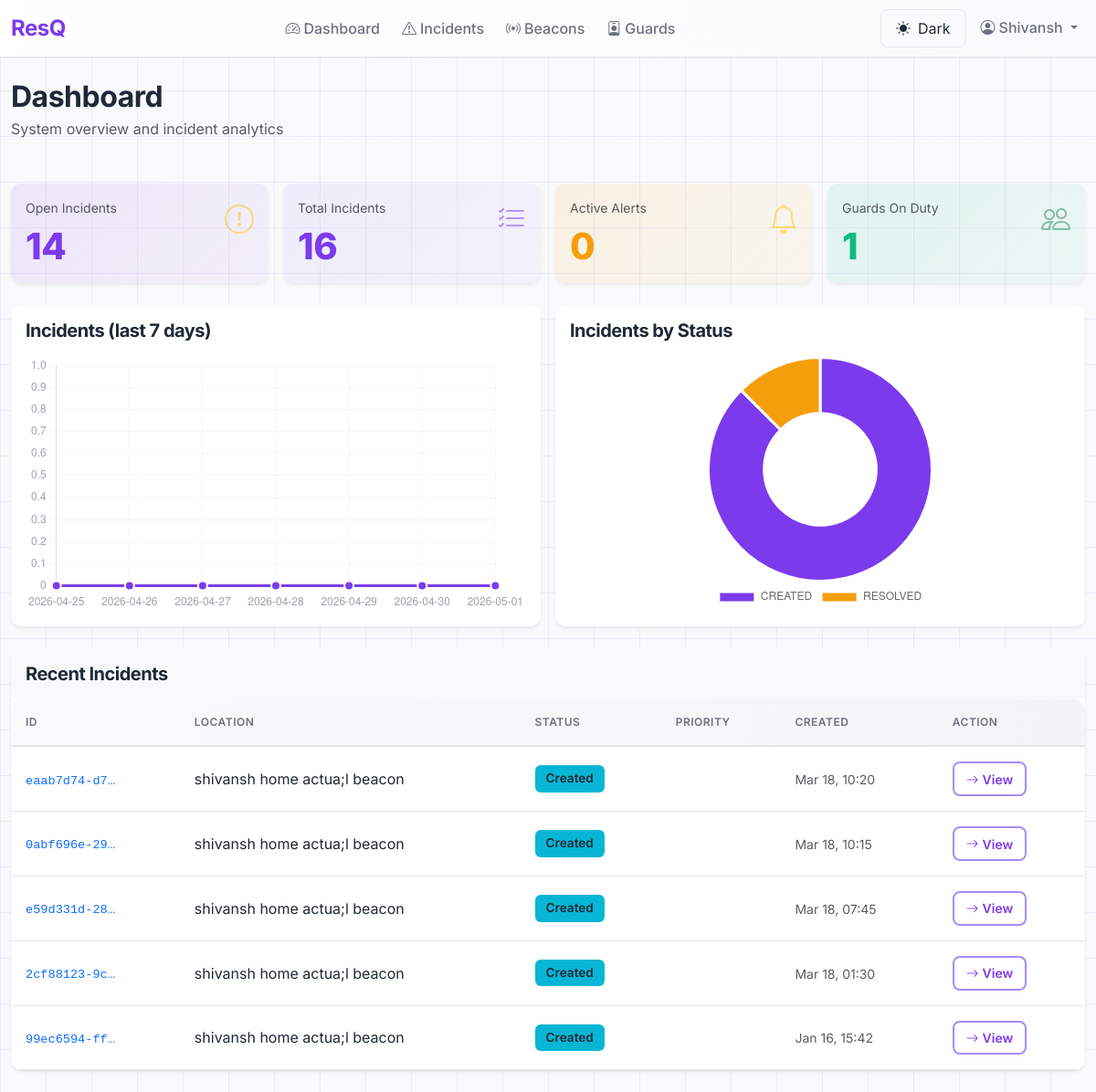
The page /admin-panel/ (signed in) on the database as committed earlier.
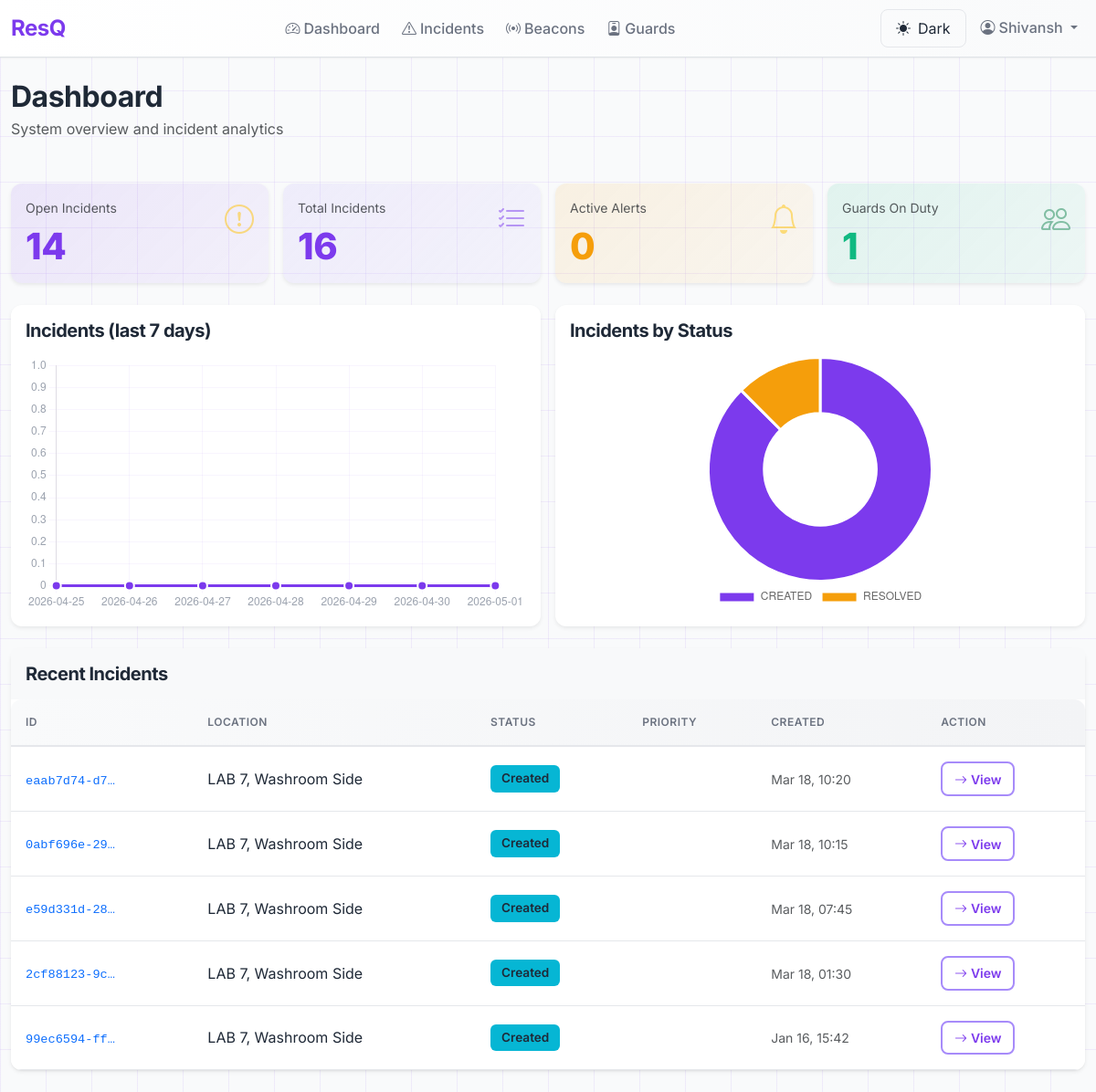
The same page on the database as committed later.
### incidents/models.py (models this page shows, shortened)
class Incident(models.Model):
    class Status(models.TextChoices):
        CREATED = "CREATED", "Created"
        ASSIGNED = "ASSIGNED", "Assigned to Guard"
        IN_PROGRESS = "IN_PROGRESS", "In Progress"
        RESOLVED = "RESOLVED", "Resolved"
    class Priority(models.IntegerChoices):
        LOW = 1, "Low"
        MEDIUM = 2, "Medium"
        HIGH = 3, "High"
        CRITICAL = 4, "Critical"
    class ResolutionType(models.TextChoices):
        RESOLVED_BY_GUARD = "RESOLVED_BY_GUARD", "Resolved by Guard"
        ESCALATED_TO_ADMIN = "ESCALATED_TO_ADMIN", "Escalated to Admin"
    class BuzzerStatus(models.TextChoices):
        INACTIVE = "INACTIVE", "Inactive (No Incident)"
        PENDING = "PENDING", "Pending (Incident Created, No Guard Yet)"
        ACTIVE = "ACTIVE", "Active (Incident Assigned to Guard)"
        ACKNOWLEDGED = "ACKNOWLEDGED", "Acknowledged (Guard En Route)"
        RESOLVED = "RESOLVED", "Resolved (Incident Complete)"
    id = models.UUIDField(primary_key=True, default=uuid.uuid4, editable=False)
    beacon = models.ForeignKey(
        Beacon,
        on_delete=models.PROTECT,
        related_name="incidents",
        help_text="Location of emergency (mandatory)"
    )
    status = models.CharField(
        max_length=20,
        choices=Status.choices,
        default=Status.CREATED,
        db_index=True
    )
    priority = models.IntegerField(
        choices=Priority.choices,
        default=Priority.MEDIUM,
        db_index=True
    )
    description = models.TextField(blank=True, help_text="Optional incident description")
    report_type = models.CharField(
        max_length=100,
        blank=True,
        help_text="Type of report (e.g., Safety Concern, Suspicious Activity, Infrastructure Issue)"
    )
    location = models.CharField(
        max_length=255,
        blank=True,
        help_text="Location description if different from beacon"
    )
    first_signal_time = models.DateTimeField(null=True, blank=True, db_index=True)
    last_signal_time = models.DateTimeField(null=True, blank=True)
    created_at = models.DateTimeField(auto_now_add=True, db_index=True)
    updated_at = models.DateTimeField(auto_now=True)
    resolved_by = models.ForeignKey(
        settings.AUTH_USER_MODEL,
        null=True,
        blank=True,
        on_delete=models.SET_NULL,
        related_name="resolved_incidents",
        help_text="Guard/Admin who resolved this incident"
    )
    resolved_at = models.DateTimeField(null=True, blank=True)
    resolution_notes = models.TextField(blank=True, help_text="Notes about how incident was resolved")
    resolution_type = models.CharField(
        max_length=30,
        choices=ResolutionType.choices,
        blank=True,
        help_text="How the incident was resolved"
    )
    current_assigned_guard = models.ForeignKey(
        settings.AUTH_USER_MODEL,
        null=True,
        blank=True,
        on_delete=models.SET_NULL,
        related_name="currently_assigned_incidents",
        help_text="Currently assigned guard"
    )
    assigned_at = models.DateTimeField(null=True, blank=True)
    buzzer_status = models.CharField(
        max_length=20,
        choices=BuzzerStatus.choices,
        default=BuzzerStatus.INACTIVE,
        db_index=True,
        help_text="Current buzzer status for ESP32 devices at this beacon"
    )
    buzzer_last_updated = models.DateTimeField(
        auto_now=True,
        help_text="Last time buzzer status was changed"
    )
    total_alerts_sent = models.PositiveIntegerField(default=0, help_text="Total alerts sent to guards")
    total_alerts_declined = models.PositiveIntegerField(default=0, help_text="Total alerts declined by guards")
    class Meta:
        ordering = ["-created_at"]
        indexes = [
            models.Index(fields=["-created_at"]),
            models.Index(fields=["status", "-created_at"]),
            models.Index(fields=["beacon", "-created_at"]),
            models.Index(fields=["beacon", "status", "-created_at"]),
        ]
        verbose_name = "Incident"
        verbose_name_plural = "Incidents"

class Beacon(models.Model):
    id = models.UUIDField(primary_key=True, default=uuid.uuid4, editable=False)
    beacon_id = models.CharField(max_length=100, unique=True, db_index=True, null=True, blank=True, help_text="Hardware beacon ID (UUID:major:minor)")
    uuid = models.CharField(max_length=36, db_index=True, help_text="iBeacon UUID")
    major = models.IntegerField(help_text="iBeacon major value")
    minor = models.IntegerField(help_text="iBeacon minor value")
    location_name = models.CharField(max_length=255, help_text="e.g., Library Entrance, Hallway 3A")
    building = models.CharField(max_length=255, help_text="e.g., Building A, Science Center")
    floor = models.IntegerField(help_text="Floor number")
    latitude = models.FloatField(null=True, blank=True, help_text="Fixed beacon latitude")
    longitude = models.FloatField(null=True, blank=True, help_text="Fixed beacon longitude")
    nearby_beacons = models.ManyToManyField(
        'self',
        through='BeaconProximity',
        symmetrical=False,
        related_name='nearby_from',
        help_text="Nearby beacons in priority order for guard search expansion"
    )
    is_active = models.BooleanField(default=True, db_index=True, help_text="Is beacon operational")
    created_at = models.DateTimeField(auto_now_add=True)
    updated_at = models.DateTimeField(auto_now=True)
    class Meta:
        ordering = ["building", "floor", "location_name"]
        indexes = [
            models.Index(fields=["beacon_id"]),
            models.Index(fields=["uuid", "major", "minor"]),
            models.Index(fields=["building", "floor"]),
            models.Index(fields=["is_active"]),
        ]
        constraints = [
            models.UniqueConstraint(fields=["major", "minor"], name="unique_beacon_major_minor")
        ]

### adminEnd/views.py (the view)
# urls.py: path('', views.dashboard, name='dashboard'),
@admin_required
def dashboard(request):
    incidents_total = Incident.objects.all().count()
    incidents_open = Incident.objects.exclude(status=Incident.Status.RESOLVED).count()
    incidents_by_status_qs = Incident.objects.values('status').annotate(count=Count('id'))
    incidents_by_status = {item['status']: item['count'] for item in incidents_by_status_qs}
    active_alerts = GuardAlert.objects.filter(status=GuardAlert.AlertStatus.SENT).count()
    active_assignments = GuardAssignment.objects.filter(is_active=True).count()
    guards_on_duty = GuardProfile.objects.filter(is_active=True).count()
    recent_incidents = Incident.objects.order_by('-created_at')[:5]
    end_date = timezone.now().date()
    start_date = end_date - timedelta(days=6)
    daily_qs = Incident.objects.filter(created_at__date__gte=start_date).annotate(date=TruncDate('created_at')).values('date').annotate(count=Count('id')).order_by('date')
    counts_by_day = {}
    for i in range(7):
        d = (start_date + timedelta(days=i))
        counts_by_day[d.isoformat()] = 0
    for item in daily_qs:
        counts_by_day[item['date'].isoformat()] = item['count']
    chart_labels = list(counts_by_day.keys())
    chart_data = list(counts_by_day.values())
    context = {
        'incidents_total': incidents_total,
        'incidents_open': incidents_open,
        'incidents_by_status': incidents_by_status,
        'active_alerts': active_alerts,
        'active_assignments': active_assignments,
        'guards_on_duty': guards_on_duty,
        'recent_incidents': recent_incidents,
        'chart_labels': json.dumps(chart_labels),
        'chart_data': json.dumps(chart_data),
        'status_counts_json': json.dumps(incidents_by_status),
    }
    return render(request, 'adminEnd/dashboard.html', context)

### adminEnd/context_processors.py (called while the page is built)
def adminend_view_only(request):
    return {'adminend_view_only': getattr(settings, 'ADMINEND_VIEW_ONLY', True)}

### adminEnd/views.py (called while the page is built)
def admin_required(view_func):
    return user_passes_test(lambda u: u.is_authenticated and getattr(u, 'role', None) == 'ADMIN', login_url='home')(view_func)

### adminEnd/templates/adminEnd/dashboard.html (shortened to what the changed rows need)
{% extends 'adminEnd/base.html' %}
{% block content %}
<div class="mb-5">
  <h1 class="mb-1">Dashboard</h1>
</div>
<div class="row">
  <div class="col-12">
    <div class="card border-0 shadow-sm">
      <div class="card-body p-0">
        <table class="table table-hover mb-0">
          <thead style="background-color: #f9fafb;">
            <tr>
              <th class="fw-600 text-muted small text-uppercase">ID</th>
              <th class="fw-600 text-muted small text-uppercase">Location</th>
              <th class="fw-600 text-muted small text-uppercase">Status</th>
              <th class="fw-600 text-muted small text-uppercase">Priority</th>
              <th class="fw-600 text-muted small text-uppercase">Created</th>
              <th class="fw-600 text-muted small text-uppercase">Action</th>
            </tr>
          </thead>
          <tbody>
            {% for incident in recent_incidents %}
            <tr>
              <td><code class="text-primary" style="font-size: 0.85rem;">{{ incident.id|truncatechars:12 }}</code></td>
              <td>{{ incident.beacon.location_name }}</td>
              <td>
                {% if incident.status == 'CREATED' %}
                  <span class="badge bg-info">Created</span>
                {% elif incident.status == 'ASSIGNED' %}
                  <span class="badge bg-warning text-dark">Assigned</span>
                {% elif incident.status == 'IN_PROGRESS' %}
                  <span class="badge" style="background-color: #f59e0b; color: white;">In Progress</span>
                {% elif incident.status == 'RESOLVED' %}
                  <span class="badge bg-success">Resolved</span>
                {% endif %}
              </td>
              <td>
              </td>
              <td><small class="text-muted">{{ incident.created_at|date:"M d, H:i" }}</small></td>
              <td><a href="{% url 'adminEnd:incident_detail' incident.id %}" class="btn btn-sm btn-outline-primary"><i class="bi bi-arrow-right me-1"></i>View</a></td>
            </tr>
            {% empty %}
            <tr>
              <td colspan="6" class="text-center text-muted py-4">No incidents found</td>
            </tr>
            {% endfor %}
          </tbody>
        </table>
      </div>
    </div>
  </div>
</div>
<script>
  const labels = JSON.parse('{{ chart_labels|escapejs }}');
  const data = JSON.parse('{{ chart_data|escapejs }}');
  const statusCounts = JSON.parse('{{ status_counts_json|escapejs }}');
  // Line chart for last 7 days
  const ctx = document.getElementById('incidentsLineChart').getContext('2d');
  new Chart(ctx, {
    type: 'line',
    data: {
      labels: labels,
      datasets: [{
        label: 'Incidents',
        data: data,
        borderColor: '#7c3aed',
        backgroundColor: 'rgba(124, 58, 237, 0.1)',
        tension: 0.4,
        fill: true,
        pointRadius: 5,
        pointBackgroundColor: '#7c3aed',
        pointBorderColor: '#fff',
        pointBorderWidth: 2
      }]
    },
    options: {
      responsive: true,
      maintainAspectRatio: false,
      plugins: {
        legend: { display: false }
      },
      scales: {
        y: { beginAtZero: true },
        x: { ticks: { color: '#9ca3af' }, grid: { color: 'rgba(124, 58, 237, 0.05)' } },
        y: { ticks: { color: '#9ca3af' }, grid: { color: 'rgba(124, 58, 237, 0.05)' }, beginAtZero: true }
      }
    }
  });
  // Pie chart for status counts
  const pieCtx = document.getElementById('statusPieChart').getContext('2d');
  const statusLabels = Object.keys(statusCounts);
  const statusData = Object.values(statusCounts);
  new Chart(pieCtx, {
    type: 'doughnut',
    data: {
      labels: statusLabels,
      datasets: [{
        data: statusData,
        backgroundColor: ['#7c3aed', '#f59e0b', '#ec4899', '#10b981'],
        borderColor: '#fff',
        borderWidth: 3
      }]
    },
    options: {
      responsive: true,
      maintainAspectRatio: false,
      plugins: {
        legend: {
          position: 'bottom',
          labels: { padding: 10, font: { size: 12, weight: 500 } }
        }
      }
    }
  });
</script>
{% endblock %}

Rows that differ between the two databases and show on the page:
changed through a linked row, Incident "Mar 18, 10:20": beacon.location_name "shivansh home actua;l beacon" → "LAB 7, Washroom Side"
changed through a linked row, Incident "Mar 18, 10:15": beacon.location_name "shivansh home actua;l beacon" → "LAB 7, Washroom Side"
changed through a linked row, Incident "Mar 18, 07:45": beacon.location_name "shivansh home actua;l beacon" → "LAB 7, Washroom Side"
changed through a linked row, Incident "Mar 18, 01:30": beacon.location_name "shivansh home actua;l beacon" → "LAB 7, Washroom Side"
changed through a linked row, Incident "Jan 16, 15:42": beacon.location_name "shivansh home actua;l beacon" → "LAB 7, Washroom Side"
